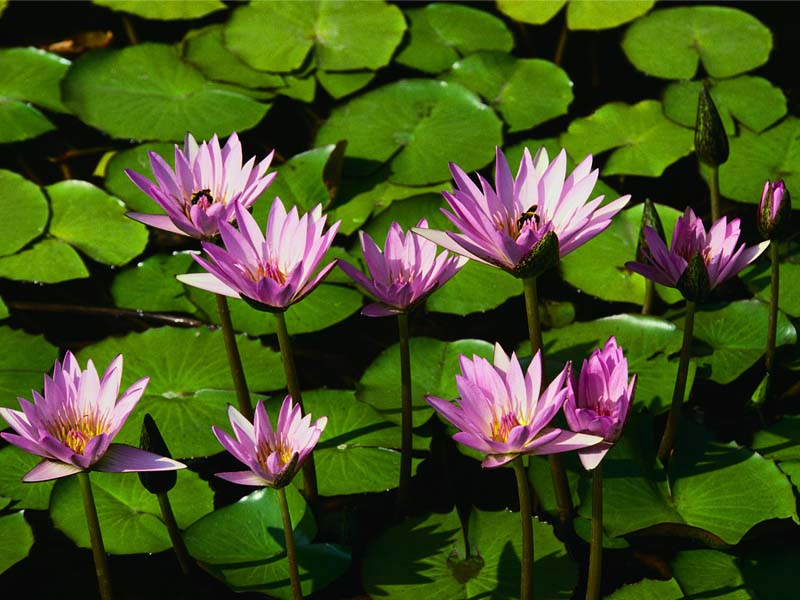
%> input picture 实战MATLAB之文件与数据接口技术/代码/《实战MATLAB之文件与数据接口技术》代码/第2章/程序2-11/test.bmp, 800 x 600 px
$ octave --eval "processgrayimage;"   (GNU Octave 9; MATLAB toolbox functions it lacks are replaced by stand-ins)
%> lines starting %> are read from the running program, lines starting %| are printed output that depends on the picture; in (x1, y1, x2, y2) boxes, pixels count from 0 and x2, y2 are one past the last pixel; in counts of white or black regions, pixels touching at a corner belong together; the program's own positions count from 1
%%%%%%%%%%%%%%%%%%%%%%%%%%%%%%%%%%%%%%%%%%%%%%%%%%%%%%%%%%%%%%%%
% 《实战MATLAB之文件与数据接口技术》附加程序
% 作  者：江泽林 刘维
% 出版社：北京航空航天大学出版社
%%%%%%%%%%%%%%%%%%%%%%%%%%%%%%%%%%%%%%%%%%%%%%%%%%%%%%%%%%%%%%%%

% 程序 2-11 processgrayimage.m
%保存为processgrayimage.m文件
function []=processgrayimage()
%function []=processgrayimage()
%processgrayimage.m
%说明:
%     MATLAB读取的位图图像数据是8位无符号整型
%     MATLAB显示和存储图像的时候，也需要是8位无符号整型
%     或者将所有的数据归一到[0 1]之间
%     因而采用double和uint8进行整型和双精度型之间的转换就比较方便
[name,path] = uigetfile({'*.bmp', '请选择一个位图文件(*.bmp)'},'请打开一个位图文件');
%> the answer given: test.bmp
file = strcat(path,name);
[I,map]=imread(file);
%> I is the input picture: size 600x800x3 uint8; mean R, G, B 69.4, 82.1, 31.6
%> map = []
if size(I,3)==3
    I = rgb2gray(I);
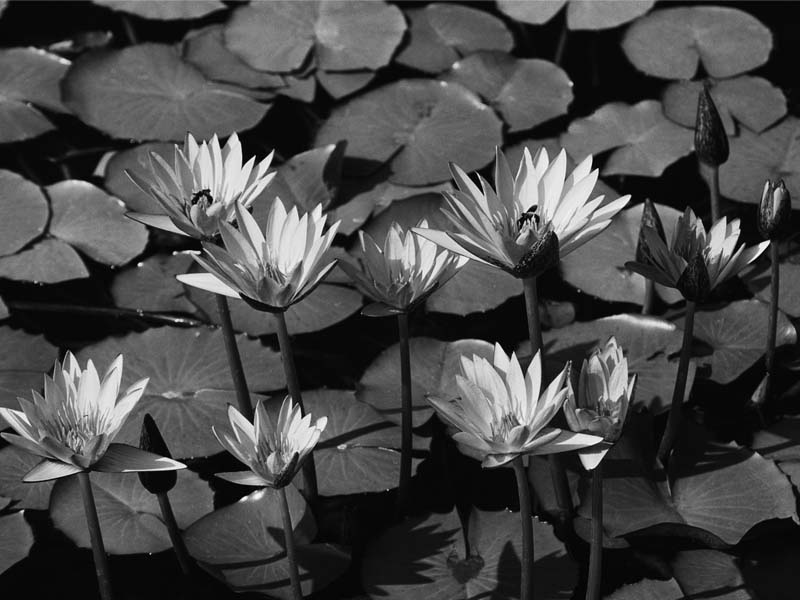
%> I: size 600x800 uint8; min 0, max 252, mean 72.5
end
%将图像数据转换为double型数据以方便处理
I = double(I);
%> I: size 600x800 double
I1 = I - 100;
signI1 = sign(I1);
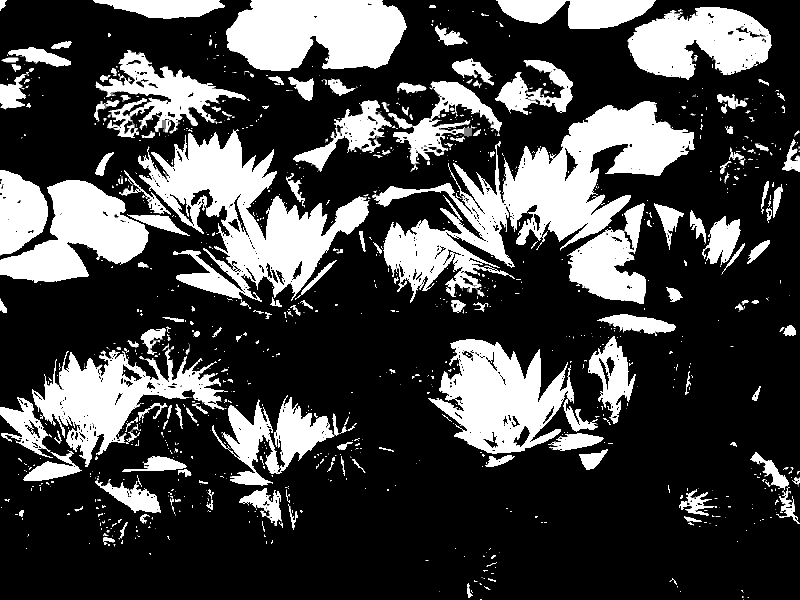
%> signI1: size 600x800 double; min -1, max 1, mean -0.455; drawn with min black and max white
coefI1 = (signI1 + abs(signI1))/2;
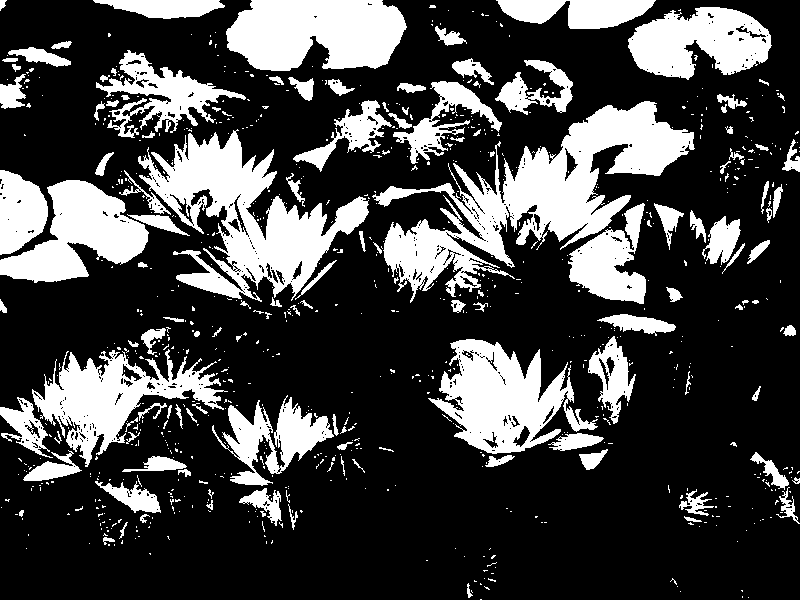
%> coefI1: size 600x800 double; values 0 (black) and 1 (white), 26.8% white; 829 white regions (701 under 20 px), largest, box (x1, y1, x2, y2) and area: (372, 101, 695, 303) 20883, (138, 129, 369, 302) 15503, (226, 0, 407, 71) 10313
%大于100的图像部分
I1 = I.*coefI1;
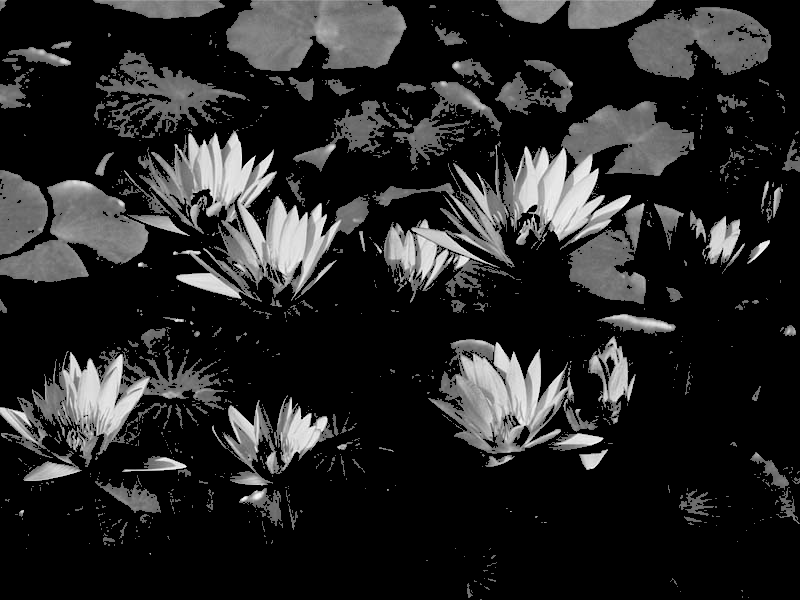
%> I1: size 600x800 double; min 0, max 252, mean 37.6
%小于100的图像部分
I2 = I.*(1-coefI1);
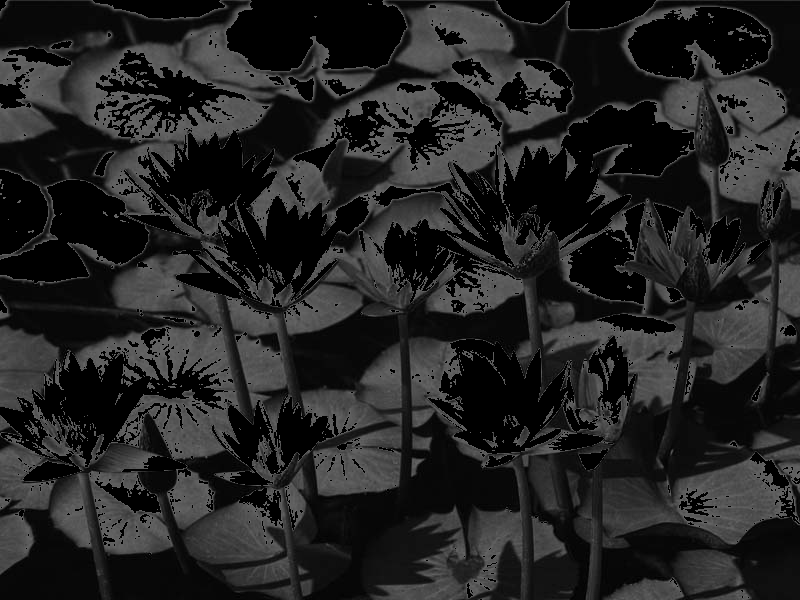
%> I2: size 600x800 double; min 0, max 100, mean 34.9
I1 = (I1/max(max(I1)))*255;
I2 = (I2/max(max(I2)))*255;
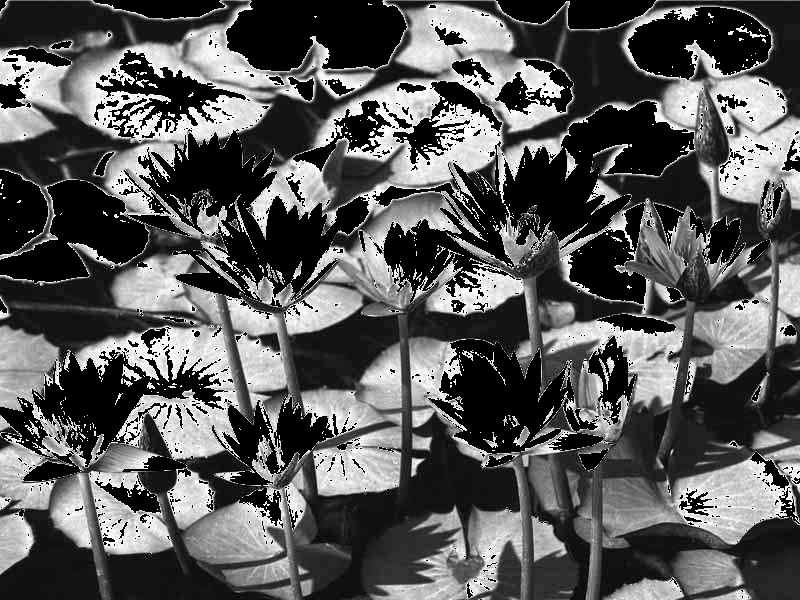
%> I2: size 600x800 double; min 0, max 255, mean 89
%将数据转换为unsigned int8型数据，以方便进行显示
I1 = uint8(I1);
%> I1: size 600x800 uint8
I2 = uint8(I2);
%> I2: size 600x800 uint8
figure;
h1=subplot(1,2,1);
subimage(I1);
h2=subplot(1,2,2);
subimage(I2);
truesize;
